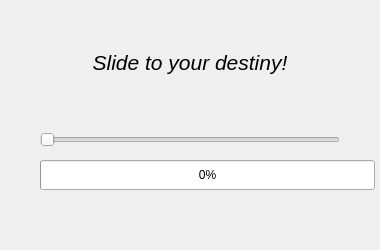
<?xml version="1.0" encoding="UTF-8"?>
<ui version="4.0">
 <class>progressSlider</class>
 <widget class="QWidget" name="progressSlider">
  <property name="geometry">
   <rect>
    <x>0</x>
    <y>0</y>
    <width>380</width>
    <height>250</height>
   </rect>
  </property>
  <property name="minimumSize">
   <size>
    <width>380</width>
    <height>250</height>
   </size>
  </property>
  <property name="maximumSize">
   <size>
    <width>380</width>
    <height>250</height>
   </size>
  </property>
  <property name="contextMenuPolicy">
   <enum>Qt::DefaultContextMenu</enum>
  </property>
  <property name="windowTitle">
   <string>progressSlider</string>
  </property>
  <widget class="QProgressBar" name="progressBar">
   <property name="geometry">
    <rect>
     <x>40</x>
     <y>160</y>
     <width>335</width>
     <height>30</height>
    </rect>
   </property>
   <property name="value">
    <number>0</number>
   </property>
  </widget>
  <widget class="QSlider" name="slider">
   <property name="geometry">
    <rect>
     <x>40</x>
     <y>130</y>
     <width>300</width>
     <height>20</height>
    </rect>
   </property>
   <property name="maximum">
    <number>100</number>
   </property>
   <property name="orientation">
    <enum>Qt::Horizontal</enum>
   </property>
  </widget>
  <widget class="QLabel" name="label">
   <property name="geometry">
    <rect>
     <x>40</x>
     <y>50</y>
     <width>300</width>
     <height>25</height>
    </rect>
   </property>
   <property name="font">
    <font>
     <family>Arial</family>
     <pointsize>16</pointsize>
     <italic>true</italic>
    </font>
   </property>
   <property name="text">
    <string>Slide to your destiny!</string>
   </property>
   <property name="alignment">
    <set>Qt::AlignCenter</set>
   </property>
  </widget>
 </widget>
 <layoutdefault spacing="6" margin="11"/>
 <resources/>
 <connections/>
</ui>
